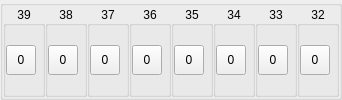
        <widget class="QGroupBox" name="groupBox32_39">
         <layout class="QHBoxLayout" name="horizontalLayout_11">
          <property name="spacing">
           <number>0</number>
          </property>
          <property name="leftMargin">
           <number>0</number>
          </property>
          <property name="topMargin">
           <number>0</number>
          </property>
          <property name="rightMargin">
           <number>0</number>
          </property>
          <property name="bottomMargin">
           <number>0</number>
          </property>
          <item>
           <widget class="QGroupBox" name="groupBox39">
            <property name="title">
             <string notr="true">39</string>
            </property>
            <property name="alignment">
             <set>Qt::AlignCenter</set>
            </property>
            <layout class="QVBoxLayout" name="verticalLayout_45">
             <property name="leftMargin">
              <number>0</number>
             </property>
             <property name="topMargin">
              <number>0</number>
             </property>
             <property name="rightMargin">
              <number>0</number>
             </property>
             <property name="bottomMargin">
              <number>0</number>
             </property>
             <item>
              <widget class="QToolButton" name="toolButton39">
               <property name="minimumSize">
                <size>
                 <width>30</width>
                 <height>30</height>
                </size>
               </property>
               <property name="maximumSize">
                <size>
                 <width>30</width>
                 <height>30</height>
                </size>
               </property>
               <property name="text">
                <string notr="true">0</string>
               </property>
               <property name="checkable">
                <bool>true</bool>
               </property>
              </widget>
             </item>
            </layout>
           </widget>
          </item>
          <item>
           <widget class="QGroupBox" name="groupBox38">
            <property name="title">
             <string notr="true">38</string>
            </property>
            <property name="alignment">
             <set>Qt::AlignCenter</set>
            </property>
            <layout class="QVBoxLayout" name="verticalLayout_46">
             <property name="leftMargin">
              <number>0</number>
             </property>
             <property name="topMargin">
              <number>0</number>
             </property>
             <property name="rightMargin">
              <number>0</number>
             </property>
             <property name="bottomMargin">
              <number>0</number>
             </property>
             <item>
              <widget class="QToolButton" name="toolButton38">
               <property name="minimumSize">
                <size>
                 <width>30</width>
                 <height>30</height>
                </size>
               </property>
               <property name="maximumSize">
                <size>
                 <width>30</width>
                 <height>30</height>
                </size>
               </property>
               <property name="text">
                <string notr="true">0</string>
               </property>
               <property name="checkable">
                <bool>true</bool>
               </property>
              </widget>
             </item>
            </layout>
           </widget>
          </item>
          <item>
           <widget class="QGroupBox" name="groupBox37">
            <property name="title">
             <string notr="true">37</string>
            </property>
            <property name="alignment">
             <set>Qt::AlignCenter</set>
            </property>
            <layout class="QVBoxLayout" name="verticalLayout_47">
             <property name="leftMargin">
              <number>0</number>
             </property>
             <property name="topMargin">
              <number>0</number>
             </property>
             <property name="rightMargin">
              <number>0</number>
             </property>
             <property name="bottomMargin">
              <number>0</number>
             </property>
             <item>
              <widget class="QToolButton" name="toolButton37">
               <property name="minimumSize">
                <size>
                 <width>30</width>
                 <height>30</height>
                </size>
               </property>
               <property name="maximumSize">
                <size>
                 <width>30</width>
                 <height>30</height>
                </size>
               </property>
               <property name="text">
                <string notr="true">0</string>
               </property>
               <property name="checkable">
                <bool>true</bool>
               </property>
              </widget>
             </item>
            </layout>
           </widget>
          </item>
          <item>
           <widget class="QGroupBox" name="groupBox36">
            <property name="title">
             <string notr="true">36</string>
            </property>
            <property name="alignment">
             <set>Qt::AlignCenter</set>
            </property>
            <layout class="QVBoxLayout" name="verticalLayout_48">
             <property name="leftMargin">
              <number>0</number>
             </property>
             <property name="topMargin">
              <number>0</number>
             </property>
             <property name="rightMargin">
              <number>0</number>
             </property>
             <property name="bottomMargin">
              <number>0</number>
             </property>
             <item>
              <widget class="QToolButton" name="toolButton36">
               <property name="minimumSize">
                <size>
                 <width>30</width>
                 <height>30</height>
                </size>
               </property>
               <property name="maximumSize">
                <size>
                 <width>30</width>
                 <height>30</height>
                </size>
               </property>
               <property name="text">
                <string notr="true">0</string>
               </property>
               <property name="checkable">
                <bool>true</bool>
               </property>
              </widget>
             </item>
            </layout>
           </widget>
          </item>
          <item>
           <widget class="QGroupBox" name="groupBox35">
            <property name="title">
             <string notr="true">35</string>
            </property>
            <property name="alignment">
             <set>Qt::AlignCenter</set>
            </property>
            <layout class="QVBoxLayout" name="verticalLayout_49">
             <property name="leftMargin">
              <number>0</number>
             </property>
             <property name="topMargin">
              <number>0</number>
             </property>
             <property name="rightMargin">
              <number>0</number>
             </property>
             <property name="bottomMargin">
              <number>0</number>
             </property>
             <item>
              <widget class="QToolButton" name="toolButton35">
               <property name="minimumSize">
                <size>
                 <width>30</width>
                 <height>30</height>
                </size>
               </property>
               <property name="maximumSize">
                <size>
                 <width>30</width>
                 <height>30</height>
                </size>
               </property>
               <property name="text">
                <string notr="true">0</string>
               </property>
               <property name="checkable">
                <bool>true</bool>
               </property>
              </widget>
             </item>
            </layout>
           </widget>
          </item>
          <item>
           <widget class="QGroupBox" name="groupBox34">
            <property name="title">
             <string notr="true">34</string>
            </property>
            <property name="alignment">
             <set>Qt::AlignCenter</set>
            </property>
            <layout class="QVBoxLayout" name="verticalLayout_50">
             <property name="leftMargin">
              <number>0</number>
             </property>
             <property name="topMargin">
              <number>0</number>
             </property>
             <property name="rightMargin">
              <number>0</number>
             </property>
             <property name="bottomMargin">
              <number>0</number>
             </property>
             <item>
              <widget class="QToolButton" name="toolButton34">
               <property name="minimumSize">
                <size>
                 <width>30</width>
                 <height>30</height>
                </size>
               </property>
               <property name="maximumSize">
                <size>
                 <width>30</width>
                 <height>30</height>
                </size>
               </property>
               <property name="text">
                <string notr="true">0</string>
               </property>
               <property name="checkable">
                <bool>true</bool>
               </property>
              </widget>
             </item>
            </layout>
           </widget>
          </item>
          <item>
           <widget class="QGroupBox" name="groupBox33">
            <property name="title">
             <string notr="true">33</string>
            </property>
            <property name="alignment">
             <set>Qt::AlignCenter</set>
            </property>
            <layout class="QVBoxLayout" name="verticalLayout_51">
             <property name="leftMargin">
              <number>0</number>
             </property>
             <property name="topMargin">
              <number>0</number>
             </property>
             <property name="rightMargin">
              <number>0</number>
             </property>
             <property name="bottomMargin">
              <number>0</number>
             </property>
             <item>
              <widget class="QToolButton" name="toolButton33">
               <property name="minimumSize">
                <size>
                 <width>30</width>
                 <height>30</height>
                </size>
               </property>
               <property name="maximumSize">
                <size>
                 <width>30</width>
                 <height>30</height>
                </size>
               </property>
               <property name="text">
                <string notr="true">0</string>
               </property>
               <property name="checkable">
                <bool>true</bool>
               </property>
              </widget>
             </item>
            </layout>
           </widget>
          </item>
          <item>
           <widget class="QGroupBox" name="groupBox32">
            <property name="title">
             <string notr="true">32</string>
            </property>
            <property name="alignment">
             <set>Qt::AlignCenter</set>
            </property>
            <layout class="QVBoxLayout" name="verticalLayout_52">
             <property name="leftMargin">
              <number>0</number>
             </property>
             <property name="topMargin">
              <number>0</number>
             </property>
             <property name="rightMargin">
              <number>0</number>
             </property>
             <property name="bottomMargin">
              <number>0</number>
             </property>
             <item>
              <widget class="QToolButton" name="toolButton32">
               <property name="minimumSize">
                <size>
                 <width>30</width>
                 <height>30</height>
                </size>
               </property>
               <property name="maximumSize">
                <size>
                 <width>30</width>
                 <height>30</height>
                </size>
               </property>
               <property name="text">
                <string notr="true">0</string>
               </property>
               <property name="checkable">
                <bool>true</bool>
               </property>
              </widget>
             </item>
            </layout>
           </widget>
          </item>
         </layout>
        </widget>
